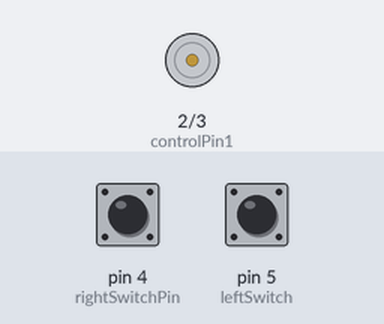
Recording of a sketch running on a simulated Arduino Uno, built with avr-gcc and run on an emulated ATmega328P. On the bench: motor-driver pin pairs drawn as motors (green arrow = first pin HIGH = forward, orange = second pin HIGH = backward, longer = more drive). The inputs (shaded band) are chosen by the test bench; at power-on: pin 4 (rightSwitchPin) LOW, pin 5 (leftSwitch) LOW.

Above: at 1.3 s.
1.4 s: pin 4 (rightSwitchPin) pulled HIGH for 0.3 s
At 1.62 s:
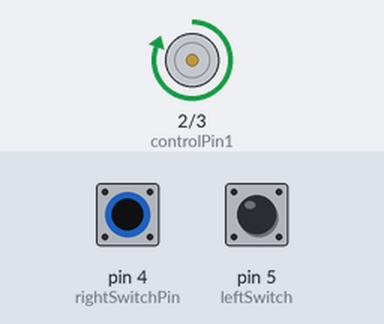
3.2 s: pin 5 (leftSwitch) pulled HIGH for 0.3 s
At 3.37 s:
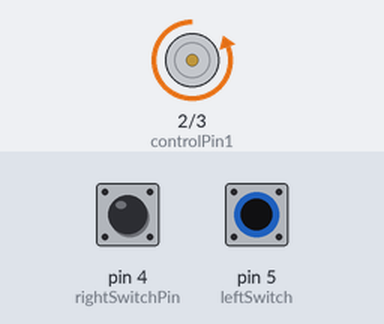
5.0 s: pin 5 (leftSwitch) pulled HIGH for 3.2 s
At 9.2 s:
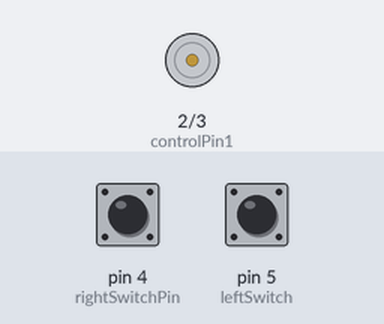
9.7 s: pin 4 (rightSwitchPin) pulled HIGH for 3.2 s
At 10.3 s:
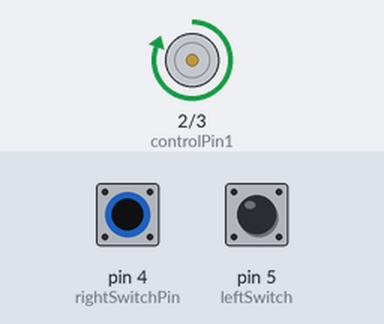
Timing chart, 0 to 14.5 s (numbered marks = the images above; inputs shaded):
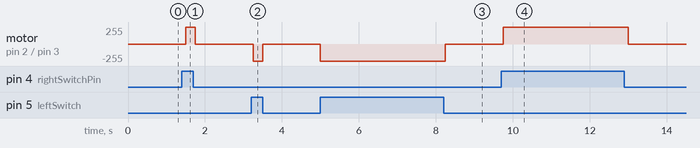

The sketch:

training-bike.ino
```cpp
const int controlPin1 = 2; // connected to pin 7 on the H-bridge
const int controlPin2 = 3; // connected to pin 2 on the H-bridge
const int rightSwitchPin = 4;  // connected to the switch for direction
const int leftSwitch = 5; // connected to the switch for turning the motor on and off

int leftSwitchState = LOW;
int rightSwitchState = LOW;

void setup() {
  pinMode(rightSwitchPin, INPUT);
  pinMode(leftSwitch, INPUT);
  pinMode(controlPin1, OUTPUT);
  pinMode(controlPin2, OUTPUT);

  //Serial.begin(9600);
}

void loop() {
  leftSwitchState = digitalRead(leftSwitch);
  rightSwitchState = digitalRead(rightSwitchPin);

  if (rightSwitchState == HIGH) {
    digitalWrite(controlPin1, HIGH);
    digitalWrite(controlPin2, LOW);
  } else if (leftSwitchState == HIGH) {
    digitalWrite(controlPin1, LOW);
    digitalWrite(controlPin2, HIGH);
  } else {
    digitalWrite(controlPin1, LOW);
    digitalWrite(controlPin2, LOW);
  }

  delay(250);
}
```

Measured:
- after the input at 1.4 s, motor on pin 2 (controlPin1) / pin 3 (controlPin2): stopped → forward 255/255 after 0.10 s, → stopped 0.25 s later
- after the input at 3.2 s, motor on pin 2 (controlPin1) / pin 3 (controlPin2): stopped → backward 255/255 after 0.05 s, → stopped 0.25 s later
- after the input at 5.0 s, motor on pin 2 (controlPin1) / pin 3 (controlPin2): stopped → backward 255/255 at once, → stopped 3.3 s later
- after the input at 9.7 s, motor on pin 2 (controlPin1) / pin 3 (controlPin2): stopped → forward 255/255 after 0.05 s, → stopped 3.3 s later
